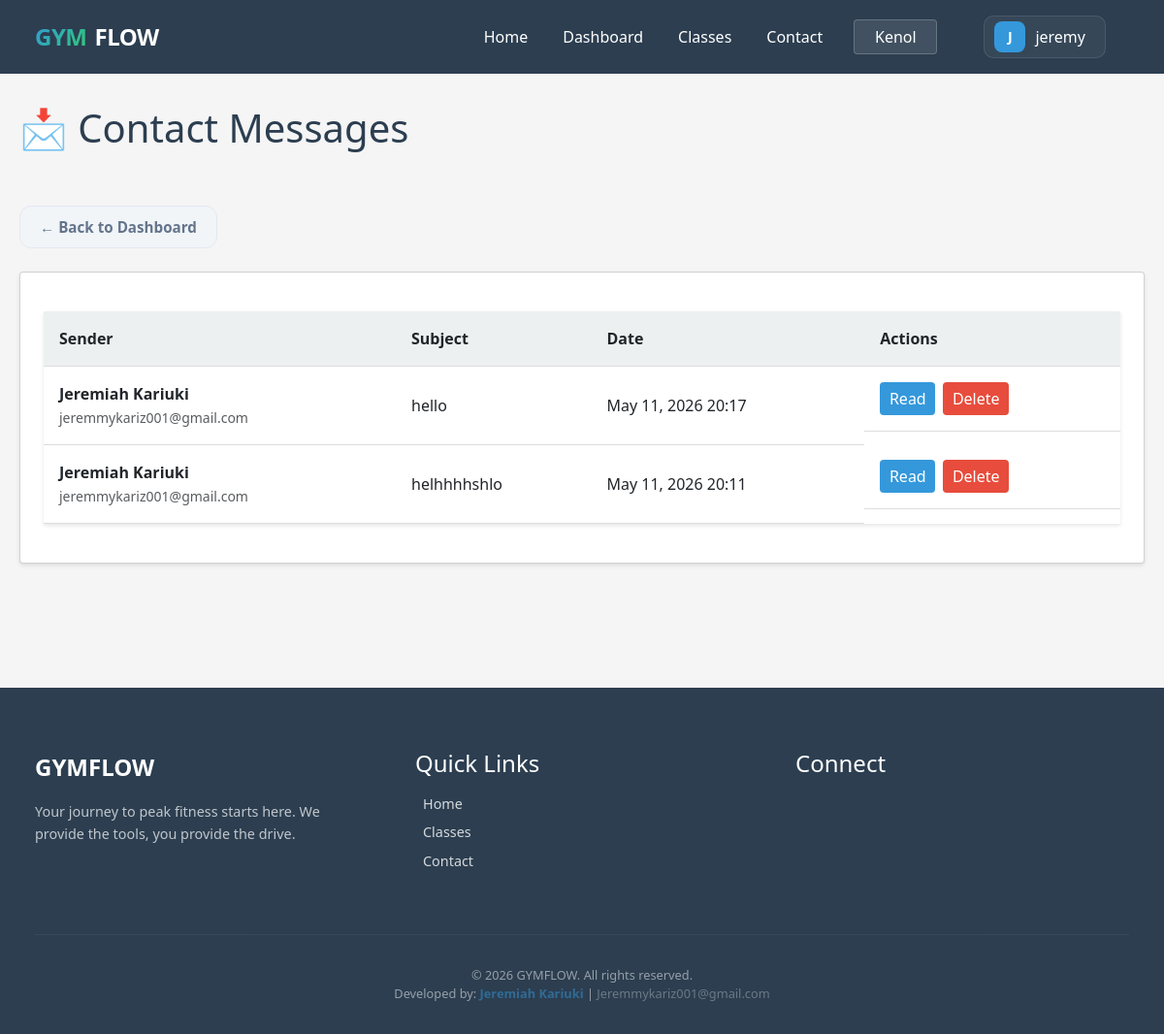
The app's page /manage/messages/ (signed in) with its own data.
### base/gym/models.py (models this page shows, shortened)
class Branch(models.Model):
    name = models.CharField(max_length=100)
    address = models.TextField()
    phone = models.CharField(max_length=20)
    email = models.EmailField()
    manager_name = models.CharField(max_length=100)
    logo = models.ImageField(upload_to='branch_logos/', blank=True, null=True)
    logo_url = models.URLField(blank=True, null=True)
    created_at = models.DateTimeField(auto_now_add=True)

class ContactMessage(models.Model):
    name = models.CharField(max_length=100)
    email = models.EmailField()
    subject = models.CharField(max_length=200)
    message = models.TextField()
    created_at = models.DateTimeField(auto_now_add=True)

### base/gym/decorators.py (the view)
    def wrapper(request, *args, **kwargs):
        if not request.user.is_authenticated:
            return redirect("login")
        if not request.user.is_staff:
            return redirect("login_redirect")
        return view_func(request, *args, **kwargs)

### base/gym/context_processors.py (called while the page is built)
def branch_context(request):
    active_branch_id = request.session.get('active_branch_id')
    active_branch = None
    if active_branch_id:
        try:
            active_branch = Branch.objects.get(id=active_branch_id)
        except Branch.DoesNotExist:
            pass
    return {
        'all_branches': Branch.objects.all(),
        'active_branch': active_branch,
    }

### base/gym/views/contact_messages.py (called while the page is built)
@admin_required
def contact_message_list(request):
    contact_messages = ContactMessage.objects.all().order_by("-created_at")
    return render(request, "gym/admin/contact_list.html", {"contact_messages": contact_messages})

### base/templates/gym/admin/contact_list.html (shortened to what this page needs)
{% extends 'gym/base.html' %}
{% block content %}
<div style="display: flex; justify-content: space-between; align-items: center; margin-bottom: 2rem;">
    <h1>📩 Contact Messages</h1>
</div>
<a href="{% url 'dashboard' %}" class="back-link">← Back to Dashboard</a>
<div class="card">
    <table>
        <thead>
            <tr>
                <th>Sender</th>
                <th>Subject</th>
                <th>Date</th>
                <th>Actions</th>
            </tr>
        </thead>
        <tbody>
            {% for msg in contact_messages %}
            <tr>
                <td>
                    <strong>{{ msg.name }}</strong><br>
                    <small class="text-muted">{{ msg.email }}</small>
                </td>
                <td>{{ msg.subject }}</td>
                <td>{{ msg.created_at|date:"M d, Y H:i" }}</td>
                <td class="actions">
                    <a href="{% url 'contact_message_detail' msg.id %}" class="btn btn-info"
                        style="padding: 0.3rem 0.6rem;">Read</a>
                    <a href="{% url 'contact_message_delete' msg.id %}" class="btn btn-danger"
                        style="padding: 0.3rem 0.6rem;">Delete</a>
                </td>
            </tr>
            {% empty %}
            <tr>
                <td colspan="4" style="text-align: center; padding: 2rem;">No messages yet.</td>
            </tr>
            {% endfor %}
        </tbody>
    </table>
</div>
{% endblock %}

### base/templates/gym/base.html (shortened to what this page needs)
{% load static %}
<!DOCTYPE html>
<html lang="en">
<head>
    <link href="https://cdn.jsdelivr.net/npm/bootstrap@5.3.0/dist/css/bootstrap.min.css" rel="stylesheet">
    <link rel="stylesheet" href="{% static 'gym/css/main.css' %}?v=1.1">
</head>
<body class="{% block body_class %}{% endblock %}">
    <nav>
        <div class="container nav-container">
            <div class="brand">
                <span class="brand-gym">GYM</span>
                <span class="brand-flow">FLOW</span>
            </div>
            <div class="nav-links">
                <a href="{% url 'home' %}" class="{% if request.resolver_match.url_name == 'home' %}active{% endif %}">
                     Home
                </a>
                {% if user.is_authenticated %}
                <a href="{% url 'portal_dashboard' %}"
                    class="{% if request.resolver_match.url_name == 'portal_dashboard' %}active{% endif %}">
                     Dashboard
                </a>
                {% endif %}
                <a href="{% url 'class_schedule' %}"
                    class="{% if request.resolver_match.url_name == 'class_schedule' %}active{% endif %}">
                    Classes
                </a>
                <a href="{% url 'contact' %}"
                    class="{% if request.resolver_match.url_name == 'contact' %}active{% endif %}">
                     Contact
                </a>
                {% if user.is_authenticated %}
                {% if user.is_staff %}
                <div class="branch-selector">
                    <button class="branch-btn" onclick="this.nextElementSibling.classList.toggle('show')">
                        {% if active_branch %}{{ active_branch.name }}{% else %}{{
                        request.session.active_branch_name|default:"Overall" }}{% endif %}
                    </button>
                </div>
                {% endif %}
                {% with m_name=user.member_profile.full_name|default:user.username %}
                <div class="header-profile-dropdown">
                    <a href="javascript:void(0)" class="header-profile-link" id="profileTrigger">
                        <div class="avatar-nav">
                            {% if user.member_profile.profile_picture %}
                            <img src="{{ user.member_profile.profile_picture.url|default:user.member_profile.profile_picture }}"
                                alt="" class="avatar-img">
                            {% else %}
                            {{ m_name|slice:":1"|upper }}
                            {% endif %}
                        </div>
                        <span class="d-none d-lg-inline">{{ m_name }}</span>
                    </a>
                </div>
                {% endwith %}
                {% else %}
                <a href="{% url 'login' %}" class="btn btn-login">Login</a>
                {% endif %}
            </div>
        </div>
    </nav>
    <div class="container">
        {% block content %}{% endblock %}
    </div>
    <footer class="site-footer">
        <div class="container">
            <div class="footer-grid">
                <div>
                    <div class="footer-brand">GYMFLOW</div>
                    <p class="footer-tagline">Your journey to peak fitness starts
                        here. We provide the tools, you provide the drive.</p>
                </div>
                <div>
                    <h4 class="footer-heading">Quick Links</h4>
                    <ul class="footer-links">
                        <li>
                            <a href="{% url 'home' %}">
                                 Home
                            </a>
                        </li>
                        <li>
                            <a href="{% url 'class_schedule' %}">
                                 Classes
                            </a>
                        </li>
                        <li>
                            <a href="{% url 'contact' %}">
                                 Contact
                            </a>
                        </li>
                    </ul>
                </div>
                <div>
                    <h4 class="footer-heading">Connect</h4>
                </div>
            </div>
            <div class="footer-bottom">
                <div class="footer-copyright">
                    &copy; 2026 GYMFLOW. All rights reserved.
                </div>
                <div class="footer-developer">
                    Developed by: <span style="color: #3498db; font-weight: 600;">Jeremiah Kariuki</span> |
                    <a href="mailto:Jeremmykariz001@gmail.com"
                        style="color: rgba(255,255,255,0.6); text-decoration: none; transition: 0.3s;"
                        onmouseover="this.style.color='#3498db'" onmouseout="this.style.color='rgba(255,255,255,0.6)'">
                         Jeremmykariz001@gmail.com
                    </a>
                </div>
            </div>
        </div>
    </footer>
</body>
</html>

### static/gym/css/main.css (style rules this page uses)
* { margin: 0; padding: 0; box-sizing: border-box; }
body { font-family: 'Segoe UI', Tahoma, Geneva, Verdana, sans-serif; background-color: #f5f5f5; color: #333; }
nav { background-color: #2c3e50; color: white; padding: 1rem; margin-bottom: 2rem; }
nav a { color: white; text-decoration: none; margin-right: 1.5rem; font-weight: 500; }
.container { max-width: 1200px; margin: 0 auto; padding: 0 20px; }
.nav-container { display: flex; align-items: center; justify-content: space-between; }
.nav-links { display: flex; align-items: center; gap: 0.5rem; }
h1 { color: #2c3e50; margin-bottom: 1.5rem; }
.btn { display: inline-block; padding: 0.6rem 1.2rem; background-color: #3498db; color: white; text-decoration: none; border: none; border-radius: 4px; cursor: pointer; font-size: 1rem; transition: background-color 0.3s; }
.btn-danger { background-color: #e74c3c; }
table { width: 100%; border-collapse: collapse; margin: 1rem 0; background: white; box-shadow: 0 2px 4px rgba(0, 0, 0, 0.1); }
th, td { padding: 1rem; text-align: left; border-bottom: 1px solid #ddd; }
th { background-color: #ecf0f1; font-weight: 600; }
.card { background: white; padding: 1.5rem; border-radius: 4px; box-shadow: 0 2px 4px rgba(0, 0, 0, 0.1); margin-bottom: 1rem; }
.actions { display: flex; gap: 0.5rem; flex-wrap: wrap; }
.back-link { display: inline-flex; align-items: center; gap: 10px; margin-bottom: 1.5rem; color: #64748b; text-decoration: none; font-size: 0.95rem; font-weight: 600; transition: all 0.3s cubic-bezier(0.4, 0, 0.2, 1); padding: 0.6rem 1.25rem; border-radius: 12px; background: rgba(241, 245, 249, 0.8); border: 1px solid #e2e8f0; backdrop-filter: blur(8px); }
.branch-selector { display: inline-block; margin-right: 1.5rem; position: relative; }
.branch-btn { background: rgba(255, 255, 255, 0.1); border: 1px solid rgba(255, 255, 255, 0.2); color: white; padding: 0.3rem 0.8rem; border-radius: 4px; display: flex; align-items: center; gap: 0.5rem; cursor: pointer; }
.brand { font-size: 1.5rem; font-weight: 800; letter-spacing: -0.5px; display: flex; align-items: center; gap: 0.5rem; }
.brand-gym { background: linear-gradient(135deg, #3498db, #2ecc71); background-clip: text; -webkit-background-clip: text; -webkit-text-fill-color: transparent; }
.brand-flow { color: #fff; }
.header-profile-dropdown { position: relative; margin-left: 1rem; }
.header-profile-link { display: flex; align-items: center; gap: 10px; padding: 5px 10px; border-radius: 10px; background: rgba(255, 255, 255, 0.05); border: 1px solid rgba(255, 255, 255, 0.1); transition: all 0.3s ease; }
.avatar-nav { width: 32px; height: 32px; background: #3498db; color: white; display: flex; align-items: center; justify-content: center; border-radius: 8px; font-weight: 700; font-size: 0.9rem; overflow: hidden; }
.site-footer { background: #2c3e50; color: white; padding: 4rem 1rem 2rem; margin-top: 8rem; }
.footer-grid { display: grid; grid-template-columns: repeat(auto-fit, minmax(200px, 1fr)); gap: 3rem; }
.footer-brand { font-size: 1.5rem; font-weight: 800; margin-bottom: 1rem; }
.footer-tagline { opacity: 0.7; font-size: 0.9rem; line-height: 1.6; }
.footer-heading { margin-bottom: 1rem; }
.footer-links { list-style: none; padding: 0; opacity: 0.8; font-size: 0.9rem; }
.footer-links li { margin-bottom: 0.5rem; }
.footer-links a { color: inherit; text-decoration: none; }
.footer-bottom { border-top: 1px solid rgba(255, 255, 255, 0.1); margin-top: 3rem; padding-top: 2rem; text-align: center; opacity: 0.5; font-size: 0.8rem; }

### records on screen
Branch: name "Kenol"
ContactMessage: name "Jeremiah Kariuki", email "jeremmykariz001@gmail.com", subject "hello", created_at "May 11, 2026 20:17"
ContactMessage: name "Jeremiah Kariuki", email "jeremmykariz001@gmail.com", subject "helhhhhshlo", created_at "May 11, 2026 20:11"

### other values on screen
{{ m_name|slice:":1"|upper }} "J"
{{ m_name }} "jeremy"
